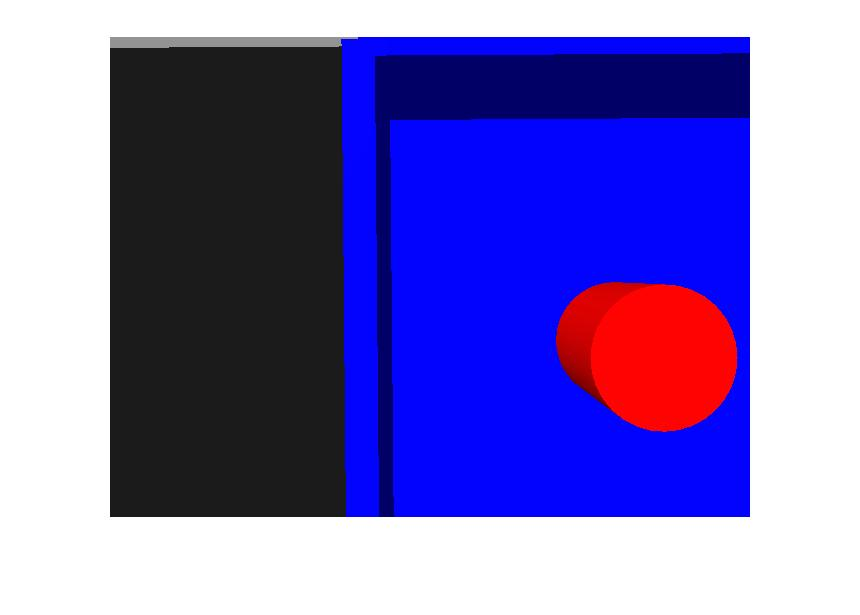
%> input picture GroupProject/New folder/1.jpg, 860 x 615 px
$ octave trail.m   (GNU Octave 9; MATLAB toolbox functions it lacks are replaced by stand-ins)
%> lines starting %> are read from the running program, lines starting %| are printed output that depends on the picture; in (x1, y1, x2, y2) boxes, pixels count from 0 and x2, y2 are one past the last pixel; in counts of white or black regions, pixels touching at a corner belong together; the program's own positions count from 1
image_rgb = imread('1.jpg');
%> image_rgb is the input picture: size 615x860x3 uint8; mean R, G, B 123.4, 114.1, 187.8
imageDetectBlack = image_rgb;
image1 = image_rgb(:,:,1);
image2 = image_rgb(:,:,2);
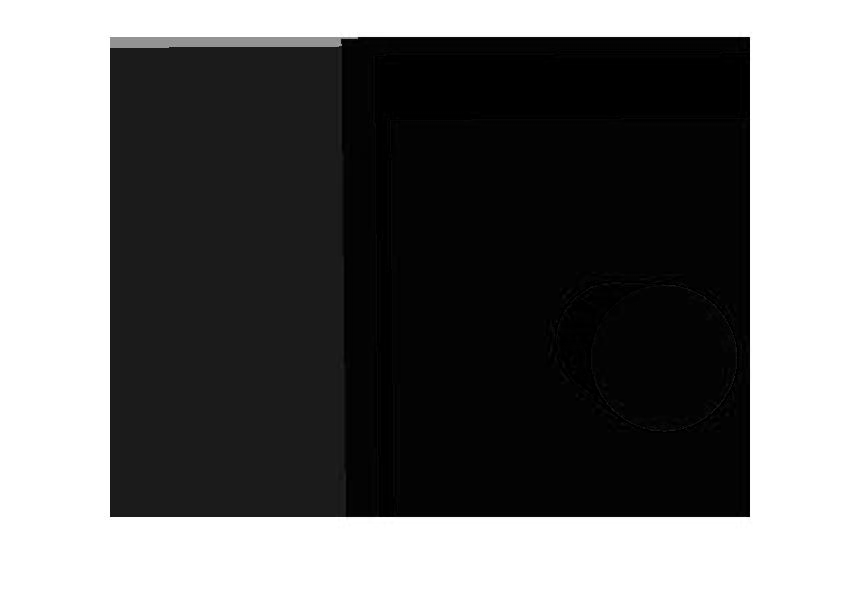
%> image2: size 615x860 uint8; min 0, max 255, mean 114.1
image3 = image_rgb(:,:,3) < 50;
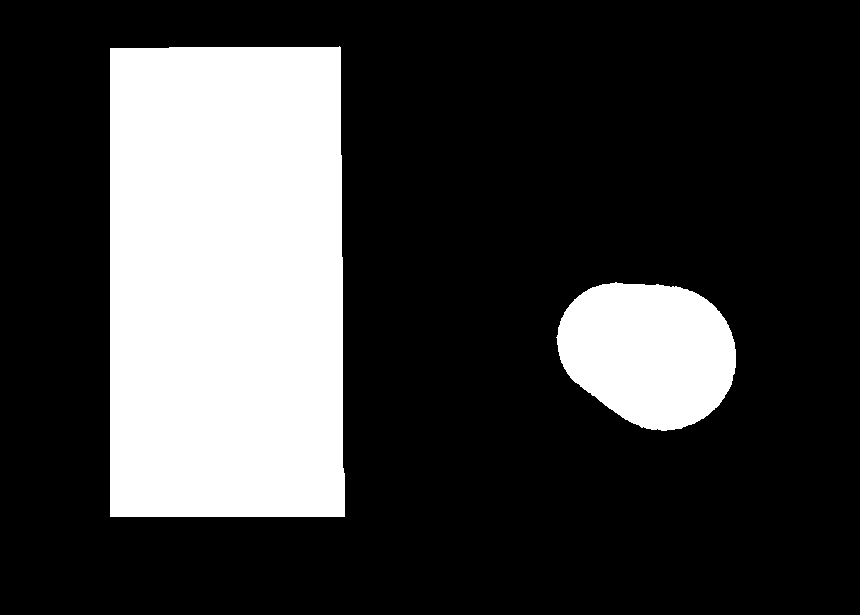
%> image3: size 615x860 logical; 24.5% white; 2 white regions, box (x1, y1, x2, y2) and area: (110, 46, 345, 517) 109227, (556, 282, 736, 431) 20477
mask = image1 & image2 & image3;
%> mask: size 615x860 logical; 24.2% white; 8 white regions (6 under 20 px), largest, box (x1, y1, x2, y2) and area: (110, 46, 345, 517) 109227, (556, 282, 736, 431) 18886
%se = strel('line',20,20);
%mask = imdilate(mask,se);
se = strel('disk',10);
mask = imclose(mask,se);
%> mask: size 615x860 logical; 24.5% white; 2 white regions, box (x1, y1, x2, y2) and area: (110, 46, 345, 517) 109227, (556, 282, 736, 431) 20489
rp_cylinder = regionprops(mask, 'Area', 'Centroid', 'Circularity');
%> rp_cylinder = 2 regions; Area, Centroid and Circularity: 109227 [226.8 283.2] 0.723, 20489 [649.5 353.2] 0.955
figure(1);
imshow(mask);

image_rgb = imread('2.jpg');
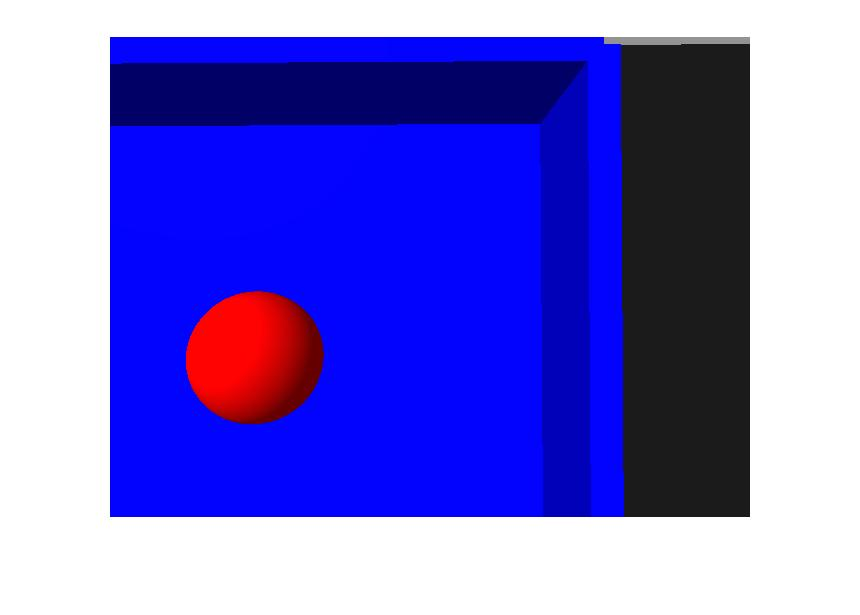
%> input picture GroupProject/New folder/2.jpg, 860 x 615 px
%> image_rgb is the input picture: size 615x860x3 uint8; mean R, G, B 116.7, 111.4, 210.2
imageDetectBlack = image_rgb;
image1 = image_rgb(:,:,1);
image2 = image_rgb(:,:,2);
image3 = image_rgb(:,:,3) < 50;
%> image3: size 615x860 logical; 13.9% white; 2 white regions, box (x1, y1, x2, y2) and area: (623, 44, 750, 517) 59601, (187, 292, 323, 423) 13930
mask = image1 & image2 & image3;
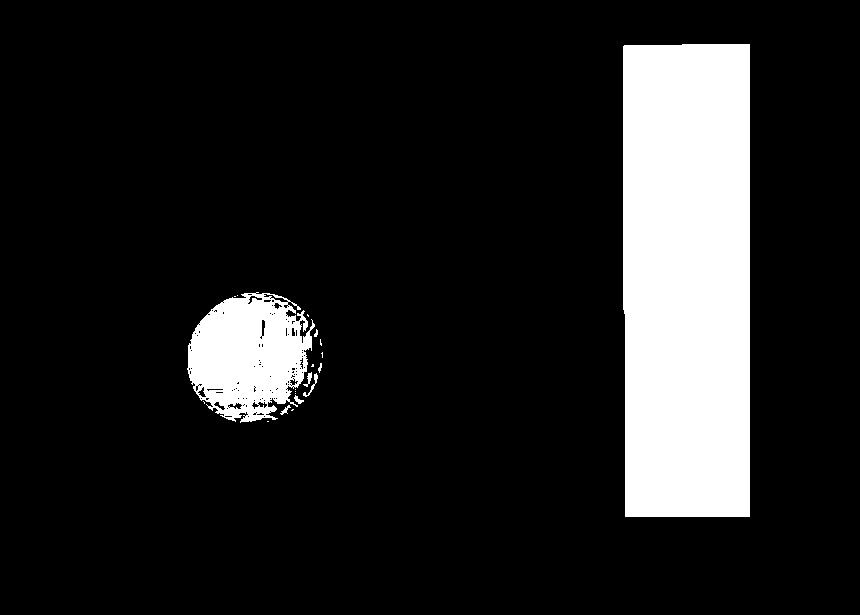
%> mask: size 615x860 logical; 13.5% white; 20 white regions (12 under 20 px), largest, box (x1, y1, x2, y2) and area: (623, 44, 750, 517) 59601, (187, 292, 315, 423) 11447, (303, 373, 318, 397) 72
%se = strel('line',20,20);
%mask = imdilate(mask,se);
se = strel('disk',10);
mask = imclose(mask,se);
%> mask: size 615x860 logical; 13.9% white; 2 white regions, box (x1, y1, x2, y2) and area: (623, 44, 750, 517) 59601, (187, 292, 323, 423) 13855
rp_sphere = regionprops(mask, 'Area', 'Centroid', 'Circularity');
%> rp_sphere = 2 regions; Area, Centroid and Circularity: 59601 [687.5 280.3] 0.545, 13855 [255.3 358.2] 0.976
figure(2);
imshow(mask);

image_rgb = imread('4.jpg');
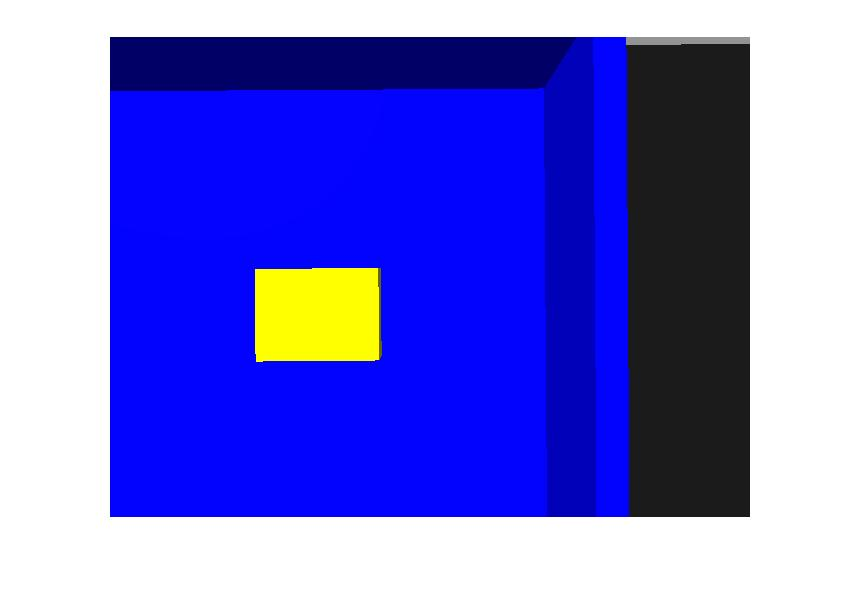
%> input picture GroupProject/New folder/4.jpg, 860 x 615 px
%> image_rgb is the input picture: size 615x860x3 uint8; mean R, G, B 116.6, 116.8, 213.8
imageDetectBlack = image_rgb;
image1 = image_rgb(:,:,1);
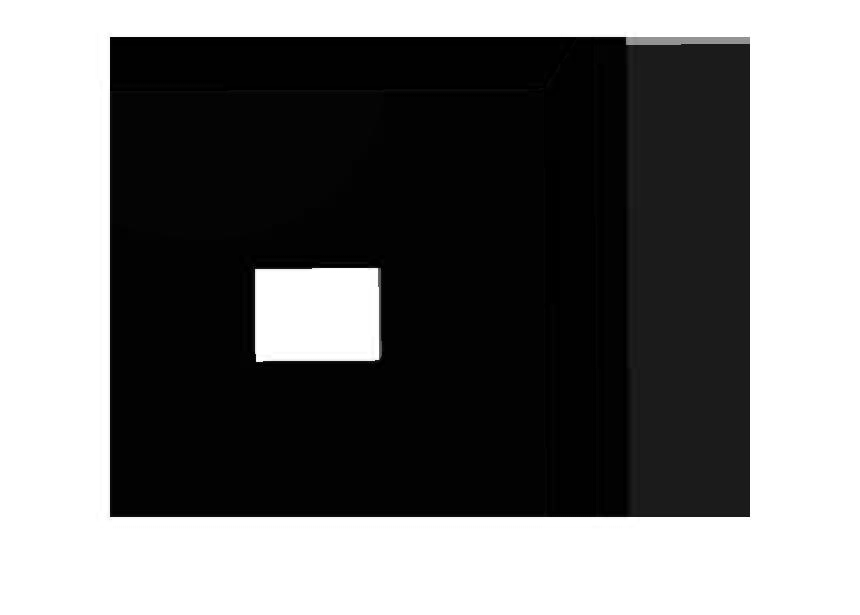
%> image1: size 615x860 uint8; min 0, max 255, mean 116.6
image2 = image_rgb(:,:,2);
image3 = image_rgb(:,:,3) < 50;
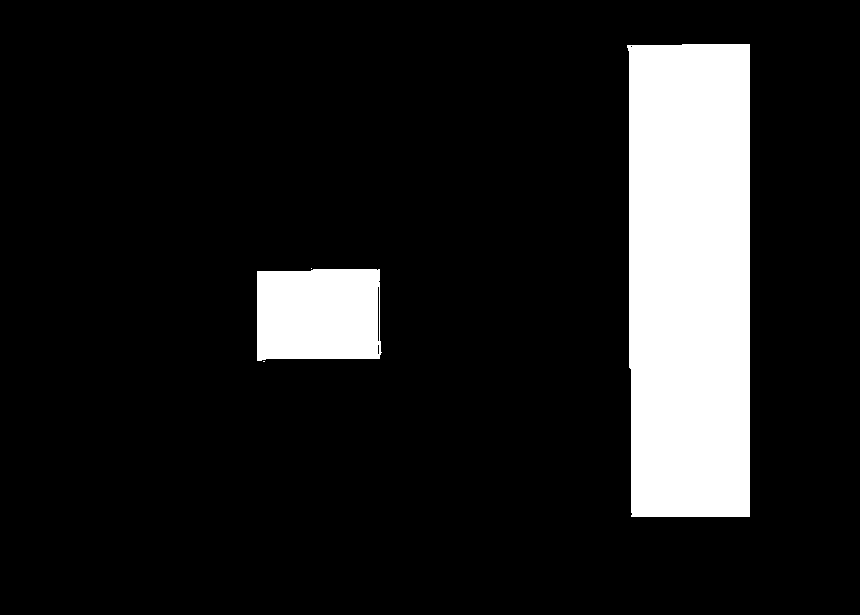
%> image3: size 615x860 logical; 12.8% white; 4 white regions (2 under 20 px), largest, box (x1, y1, x2, y2) and area: (627, 44, 750, 517) 56889, (257, 269, 382, 361) 10924
mask = image1 & image2 & image3;
%se = strel('line',20,20);
%mask = imdilate(mask,se);
se = strel('disk',10);
mask = imclose(mask,se);
%> mask: size 615x860 logical; 12.8% white; 2 white regions, box (x1, y1, x2, y2) and area: (627, 44, 750, 517) 56893, (257, 268, 382, 362) 11004
rp_rec = regionprops(mask, 'Area', 'Centroid', 'Circularity');
%> rp_rec = 2 regions; Area, Centroid and Circularity: 56893 [690.3 280.3] 0.528, 11004 [319.3 315.1] 0.784
figure(3);
imshow(mask);
